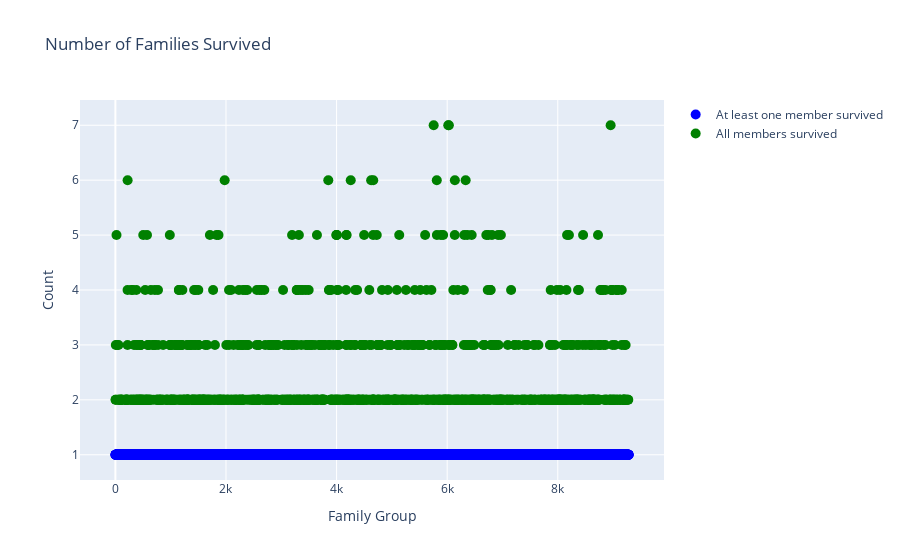

This figure's notebook cell:
### Code cell
fig = go.Figure()

# Add the trace for families with at least one member survived
at_least_one_survived = df_groups[df_groups == 1].reset_index(level=1, drop=True)
fig.add_trace(go.Scatter(
    x=at_least_one_survived.index,
    y=at_least_one_survived,
    mode='markers',
    name='At least one member survived',
    marker=dict(color='blue', size=10)
))

# Add the trace for families where all members did not survive
none_survived = df_groups[df_groups == 0].reset_index(level=1, drop=True)
fig.add_trace(go.Scatter(
    x=none_survived.index,
    y=none_survived,
    mode='markers',
    name='All members did not survive',
    marker=dict(color='red', size=10)
))

# Add the trace for families where everyone survived
all_survived = df_groups[df_groups.index.isin(df_groups[df_groups > 1].index)].reset_index(level=1, drop=True)
fig.add_trace(go.Scatter(
    x=all_survived.index,
    y=all_survived,
    mode='markers',
    name='All members survived',
    marker=dict(color='green', size=10)
))

# Set the chart title and axis labels
fig.update_layout(
    title="Number of Families Survived",
    xaxis_title="Family Group",
    yaxis_title="Count",
    showlegend=True
)

# Show the plot
fig.show()

### Figure 1 — Plotly figure (JSON) as saved in the notebook; plotly's stock layout.template omitted (floating-point values rounded to 4 significant figures; data arrays with more than 128 entries replaced by an {"elided": "..."} marker saying what was removed)
{"data": [{"marker": {"color": "blue", "size": 10}, "mode": "markers", "name": "At least one member survived", "type": "scatter", "x": {"elided": "5873 int values"}, "y": {"elided": "5873 int values"}}, {"marker": {"color": "red", "size": 10}, "mode": "markers", "name": "All members did not survive", "type": "scatter", "x": [], "y": []}, {"marker": {"color": "green", "size": 10}, "mode": "markers", "name": "All members survived", "type": "scatter", "x": {"elided": "1141 int values"}, "y": {"elided": "1141 int values"}}], "layout": {"showlegend": true, "title": {"text": "Number of Families Survived"}, "xaxis": {"title": {"text": "Family Group"}}, "yaxis": {"title": {"text": "Count"}}}}
